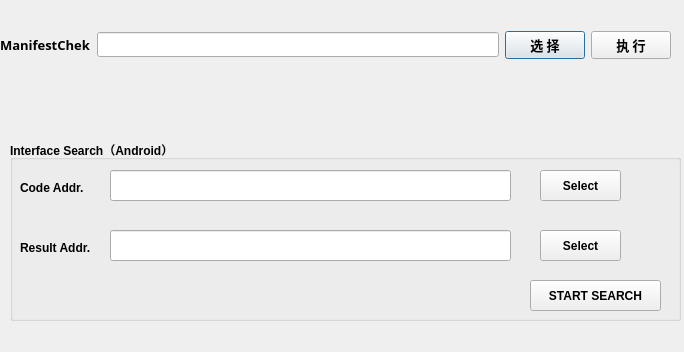
<?xml version="1.0" encoding="UTF-8"?>
<ui version="4.0">
 <class>securityTest</class>
 <widget class="QDialog" name="securityTest">
  <property name="geometry">
   <rect>
    <x>0</x>
    <y>0</y>
    <width>684</width>
    <height>352</height>
   </rect>
  </property>
  <property name="windowTitle">
   <string>Dialog</string>
  </property>
  <widget class="QWidget" name="gridLayoutWidget">
   <property name="geometry">
    <rect>
     <x>0</x>
     <y>0</y>
     <width>671</width>
     <height>91</height>
    </rect>
   </property>
   <layout class="QGridLayout" name="gridLayout" columnstretch="0,0,0,0">
    <item row="0" column="2">
     <widget class="QPushButton" name="browserfile">
      <property name="font">
       <font>
        <family>微软雅黑</family>
        <pointsize>10</pointsize>
        <weight>75</weight>
        <bold>true</bold>
       </font>
      </property>
      <property name="text">
       <string>选 择</string>
      </property>
     </widget>
    </item>
    <item row="0" column="0">
     <widget class="QLabel" name="label">
      <property name="font">
       <font>
        <family>微软雅黑</family>
        <pointsize>10</pointsize>
        <weight>75</weight>
        <bold>true</bold>
       </font>
      </property>
      <property name="text">
       <string>ManifestChek</string>
      </property>
     </widget>
    </item>
    <item row="0" column="3">
     <widget class="QPushButton" name="pushButton_2">
      <property name="font">
       <font>
        <family>微软雅黑</family>
        <pointsize>10</pointsize>
        <weight>75</weight>
        <bold>true</bold>
       </font>
      </property>
      <property name="text">
       <string>执 行</string>
      </property>
     </widget>
    </item>
    <item row="0" column="1">
     <widget class="QLineEdit" name="lineEdit">
      <property name="font">
       <font>
        <family>微软雅黑</family>
        <pointsize>9</pointsize>
       </font>
      </property>
     </widget>
    </item>
   </layout>
  </widget>
  <widget class="QGroupBox" name="groupBox">
   <property name="geometry">
    <rect>
     <x>10</x>
     <y>140</y>
     <width>671</width>
     <height>181</height>
    </rect>
   </property>
   <property name="font">
    <font>
     <weight>75</weight>
     <bold>true</bold>
    </font>
   </property>
   <property name="title">
    <string>Interface Search（Android）</string>
   </property>
   <widget class="QLineEdit" name="interface_textEdit">
    <property name="geometry">
     <rect>
      <x>100</x>
      <y>30</y>
      <width>401</width>
      <height>31</height>
     </rect>
    </property>
   </widget>
   <widget class="QLabel" name="label_2">
    <property name="geometry">
     <rect>
      <x>10</x>
      <y>40</y>
      <width>71</width>
      <height>16</height>
     </rect>
    </property>
    <property name="text">
     <string>Code Addr.</string>
    </property>
   </widget>
   <widget class="QPushButton" name="setCode_button">
    <property name="geometry">
     <rect>
      <x>530</x>
      <y>30</y>
      <width>81</width>
      <height>31</height>
     </rect>
    </property>
    <property name="text">
     <string>Select</string>
    </property>
   </widget>
   <widget class="QLineEdit" name="interface_textEdit_2">
    <property name="geometry">
     <rect>
      <x>100</x>
      <y>90</y>
      <width>401</width>
      <height>31</height>
     </rect>
    </property>
   </widget>
   <widget class="QLabel" name="label_3">
    <property name="geometry">
     <rect>
      <x>10</x>
      <y>100</y>
      <width>81</width>
      <height>16</height>
     </rect>
    </property>
    <property name="text">
     <string>Result Addr.</string>
    </property>
   </widget>
   <widget class="QPushButton" name="setResult_button">
    <property name="geometry">
     <rect>
      <x>530</x>
      <y>90</y>
      <width>81</width>
      <height>31</height>
     </rect>
    </property>
    <property name="text">
     <string>Select</string>
    </property>
   </widget>
   <widget class="QPushButton" name="startSearch_button">
    <property name="geometry">
     <rect>
      <x>520</x>
      <y>140</y>
      <width>131</width>
      <height>31</height>
     </rect>
    </property>
    <property name="text">
     <string>START SEARCH</string>
    </property>
   </widget>
  </widget>
 </widget>
 <resources/>
 <connections/>
</ui>
